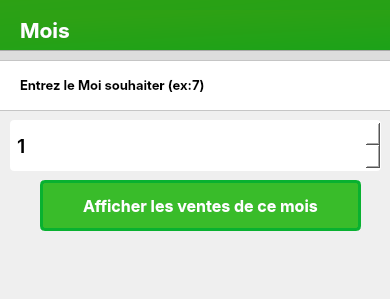
<?xml version="1.0" encoding="UTF-8"?>
<ui version="4.0">
 <class>Dialog</class>
 <widget class="QDialog" name="Dialog">
  <property name="geometry">
   <rect>
    <x>0</x>
    <y>0</y>
    <width>390</width>
    <height>299</height>
   </rect>
  </property>
  <property name="windowTitle">
   <string>Dialog</string>
  </property>
  <widget class="QFrame" name="frame_2">
   <property name="geometry">
    <rect>
     <x>-10</x>
     <y>-30</y>
     <width>521</width>
     <height>91</height>
    </rect>
   </property>
   <property name="styleSheet">
    <string notr="true">background-color: qlineargradient(spread:pad, x1:0.50, y1:0, x2:1, y2:1, stop:0 rgb(46, 161, 20), stop:1 rgb(27, 162, 25));
border-top:none</string>
   </property>
   <property name="frameShape">
    <enum>QFrame::StyledPanel</enum>
   </property>
   <property name="frameShadow">
    <enum>QFrame::Raised</enum>
   </property>
   <widget class="QLabel" name="title">
    <property name="geometry">
     <rect>
      <x>30</x>
      <y>40</y>
      <width>401</width>
      <height>41</height>
     </rect>
    </property>
    <property name="font">
     <font>
      <family>Inter</family>
      <pointsize>16</pointsize>
      <weight>75</weight>
      <bold>true</bold>
     </font>
    </property>
    <property name="styleSheet">
     <string notr="true">color:white</string>
    </property>
    <property name="text">
     <string>Mois</string>
    </property>
   </widget>
  </widget>
  <widget class="QFrame" name="frame_3">
   <property name="geometry">
    <rect>
     <x>-20</x>
     <y>50</y>
     <width>531</width>
     <height>16</height>
    </rect>
   </property>
   <property name="styleSheet">
    <string notr="true">background:#ddd</string>
   </property>
   <property name="frameShape">
    <enum>QFrame::StyledPanel</enum>
   </property>
   <property name="frameShadow">
    <enum>QFrame::Raised</enum>
   </property>
  </widget>
  <widget class="QFrame" name="frame">
   <property name="geometry">
    <rect>
     <x>-40</x>
     <y>60</y>
     <width>431</width>
     <height>51</height>
    </rect>
   </property>
   <property name="styleSheet">
    <string notr="true">background:white</string>
   </property>
   <property name="frameShape">
    <enum>QFrame::StyledPanel</enum>
   </property>
   <property name="frameShadow">
    <enum>QFrame::Raised</enum>
   </property>
   <widget class="QLabel" name="label">
    <property name="geometry">
     <rect>
      <x>60</x>
      <y>10</y>
      <width>331</width>
      <height>31</height>
     </rect>
    </property>
    <property name="font">
     <font>
      <family>Inter</family>
      <pointsize>10</pointsize>
      <weight>75</weight>
      <bold>true</bold>
     </font>
    </property>
    <property name="styleSheet">
     <string notr="true">color:rgba(0,0,0,.6)</string>
    </property>
    <property name="text">
     <string>Entrez le Moi souhaiter (ex:7)</string>
    </property>
   </widget>
  </widget>
  <widget class="QSpinBox" name="moi">
   <property name="geometry">
    <rect>
     <x>10</x>
     <y>120</y>
     <width>371</width>
     <height>51</height>
    </rect>
   </property>
   <property name="font">
    <font>
     <family>Inter</family>
     <pointsize>14</pointsize>
     <weight>75</weight>
     <bold>true</bold>
    </font>
   </property>
   <property name="styleSheet">
    <string notr="true">background:#fff;
border:none;
padding: 5px;
border-radius:4px;</string>
   </property>
   <property name="minimum">
    <number>1</number>
   </property>
   <property name="maximum">
    <number>12</number>
   </property>
   <property name="singleStep">
    <number>1</number>
   </property>
   <property name="value">
    <number>1</number>
   </property>
  </widget>
  <widget class="QPushButton" name="filt">
   <property name="geometry">
    <rect>
     <x>40</x>
     <y>180</y>
     <width>321</width>
     <height>51</height>
    </rect>
   </property>
   <property name="font">
    <font>
     <family>Inter</family>
     <pointsize>12</pointsize>
     <weight>75</weight>
     <bold>true</bold>
    </font>
   </property>
   <property name="cursor">
    <cursorShape>PointingHandCursor</cursorShape>
   </property>
   <property name="styleSheet">
    <string notr="true">background-color: rgb(57, 188, 42);
border-radius:5px;
padding:7px;
color:white;
border:3px solid rgb(20, 20, 152);
border-color: rgb(8, 177, 48);
</string>
   </property>
   <property name="text">
    <string>Afficher les ventes de ce mois</string>
   </property>
  </widget>
 </widget>
 <resources>
  <include location="imgs.qrc"/>
  <include location="imgs.qrc"/>
 </resources>
 <connections/>
</ui>
